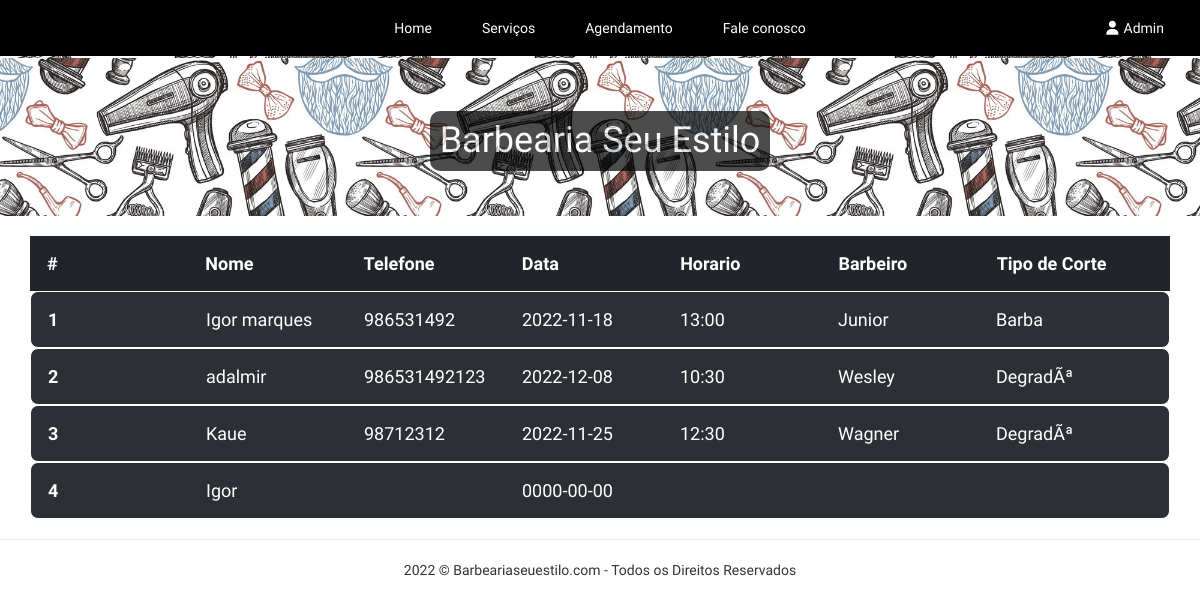
The page /?pg=servicos on the database as committed earlier.
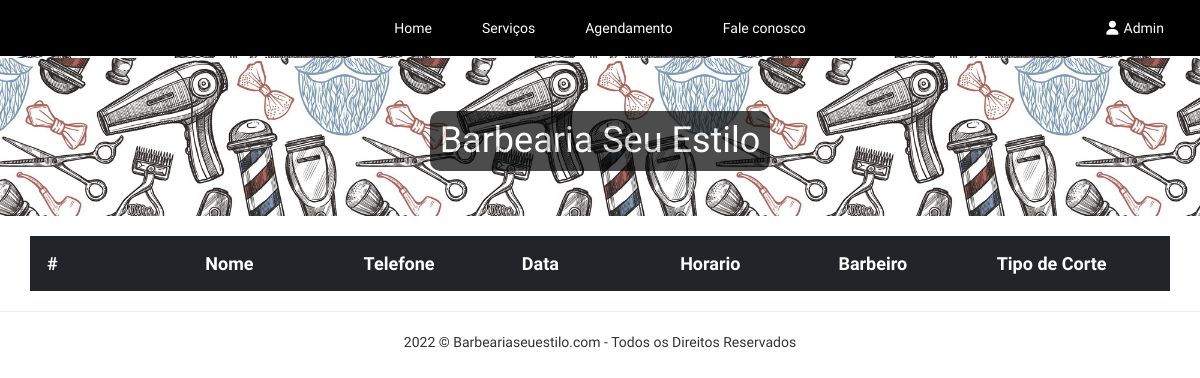
The same page on the database as committed later.
### tables this page shows
CREATE TABLE IF NOT EXISTS `agendamento` (
  `id` int(11) NOT NULL AUTO_INCREMENT,
  `nome` varchar(255) NOT NULL,
  `telefone` varchar(50) NOT NULL DEFAULT '',
  `data` date NOT NULL DEFAULT '0000-00-00',
  `horario` varchar(15) NOT NULL,
  `barbeiro` varchar(255) NOT NULL,
  `tipCorte` varchar(255) NOT NULL,
  PRIMARY KEY (`id`)
);

### servicos.php (the view, shortened to what this page needs)
<br>
<div id="margin-top" class="container-cust">
    <table class="tbl-head">
        <thead class="">
            <tr class="text-color">
                <th>#</th>
                <th>Nome</th>
                <th>Telefone</th>
                <th>Data</th>
                <th>Horario</th>
                <th>Barbeiro</th>
                <th>Tipo de Corte</th>
            </tr>
    </table>
</div>
<?php
$busca = "Select * from agendamento";
$query = mysqli_query($conn, $busca);
while ($dados = mysqli_fetch_array($query)) {
?>
    <div class="container-cust">
        <table class="tbl-body">
            <tbody>
                <tr class="text-color">
                    <th><?= $dados['id']; ?></th>
                    <td><?= $dados['nome']; ?></td>
                    <td><?= $dados['telefone']; ?></td>
                    <td><?= $dados['data']; ?></td>
                    <td><?= $dados['horario']; ?></td>
                    <td><?= $dados['barbeiro']; ?></td>
                    <td><?= $dados['tipCorte']; ?></td>
                </tr>
            </tbody>
        </table>
    </div>
<?php } ?>

Rows that differ between the two databases and show on the page:
removed agendamento: id "1", nome "Igor marques", telefone "986531492", data "2022-11-18", horario "13:00", barbeiro "Junior", tipCorte "Barba"
removed agendamento: id "2", nome "adalmir", telefone "986531492123", data "2022-12-08", horario "10:30", barbeiro "Wesley", tipCorte "DegradÃª"
removed agendamento: id "3", nome "Kaue", telefone "98712312", data "2022-11-25", horario "12:30", barbeiro "Wagner", tipCorte "DegradÃª"
removed agendamento: id "4", nome "Igor", data "0000-00-00"
